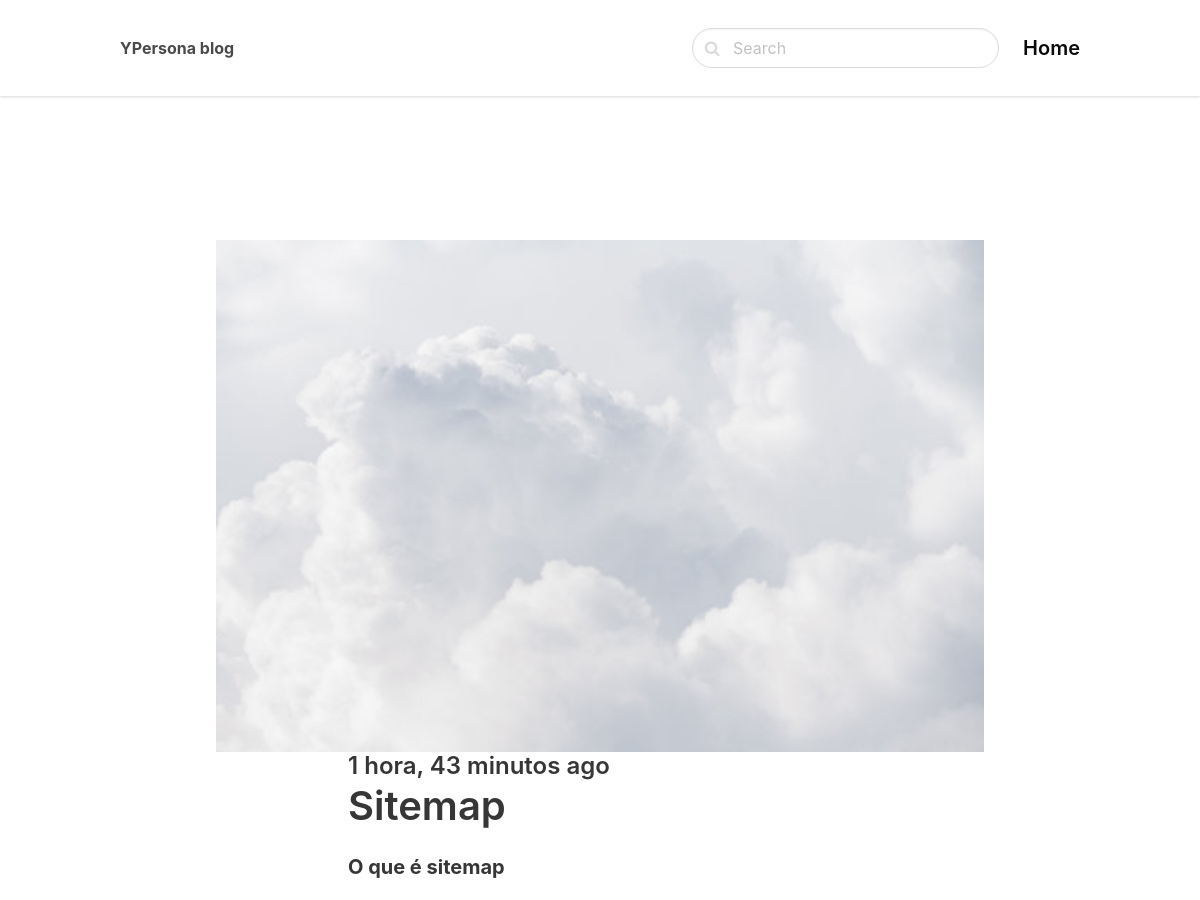
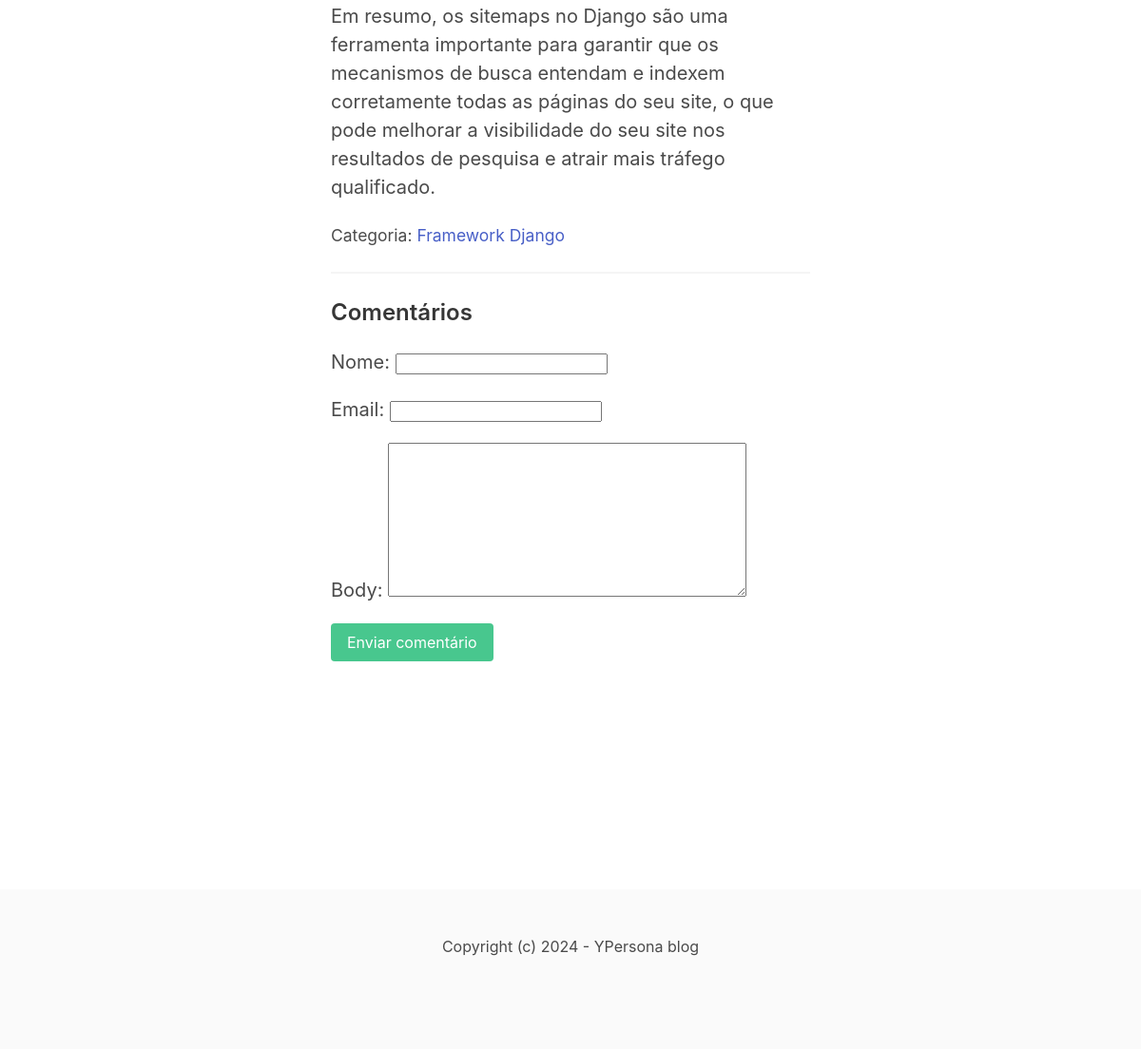
/framework-django-2024/sitemap, run on the app's committed database (2 pictures, top to bottom).
### blog/models.py (models this page shows, shortened)
class Post(models.Model):
    ACTIVE = 'active'
    DRAFT = 'draft'
    CHOICES_STATUS = (
        (ACTIVE, 'Active'),
        (DRAFT, 'Draft')
    )
    category = models.ForeignKey(Category, related_name='posts', on_delete=models.CASCADE)
    title = models.CharField(max_length=255)
    slug = models.SlugField()
    intro = models.TextField()
    body = models.TextField()
    created_at = models.DateTimeField(auto_now_add=True)
    status = models.CharField(max_length=10, choices=CHOICES_STATUS, default=ACTIVE)
    image = models.ImageField(upload_to='uploads/', blank=True, null=True) #blank=True it means that is not obrigated on the forms, and null equals True -> means that it can be null on database.
    class Meta:
        ordering = ('-created_at',) #the latest to be created will show first

class Category(models.Model):
    title = models.CharField(max_length=255)
    slug = models.SlugField()
    class Meta:
        ordering =('title',)
        verbose_name_plural = 'Categories'
    def __str__(self):
        return self.title

### blog/views.py (the view)
# urls.py: path('<slug:category_slug>/<slug:slug>', views.detail, name='post_detail'), # slug - identificador (first the category-SLUG will show on the url and then the post-SLUG)
def detail(request, category_slug, slug):
    post = get_object_or_404(Post, slug=slug, status=Post.ACTIVE) #show only the active status
    if request.method == "POST":
        form = CommentForm(request.POST)
        if form.is_valid():
            comment = form.save(commit=False)
            comment.post = post
            comment.save()
            return redirect('post_detail', slug=slug, category_slug=category_slug)
    else:
        form = CommentForm()
    return render(request, 'blog/detail.html', {
        'post': post,
        'form': form
    })

### blog/forms.py
class CommentForm(forms.ModelForm):
    class Meta:
        model = Comment
        fields = ('nome', 'email', 'body')

### blog/templates/blog/detail.html (shortened to what this page needs)
{% extends 'core/base.html' %}
{% block content %}
<section class="hero">
    <div class="hero-body">
        <div class="container">
            <section class="section">
                {% if post.image %}
                <figure class="image mb-6">
                    <img src="{{ post.image.url }}">
                {% endif %}
                <div class="columns">
                    <div class="column is-8 is-offset-2">
                        <div class="content is-medium">
                            <h2 class="subtitle is-4">{{ post.created_at|timesince }} ago</h2>
                            <h1 class="title">{{ post.title }}</h1>
                            <p><strong>{{ post.intro }}</strong></p>
                            <p>{{ post.body }}</p>
                            <p><small>Categoria: <a href="{% url 'category_detail' post.category.slug %}">{{ post.category }}</a></small></p>
                            <hr>
                            <h2 class="subtitle is-4">Comentários</h2>
                            <form method="post" class="mb-6">
                                {{ form.as_p }} {% comment %} This will generate the Form and gives the html we need {% endcomment %}
                                <div class="field">
                                    <div class="control">
                                        <button class="button is-success"> Enviar comentário</button>
                                    </div>
                                </div>
                            </form>
                        </div>
                    </div>
                </div>
            </section>
        </div>
    </div>
</section>
{% endblock %}

### core/templates/core/base.html (shortened to what this page needs)
<!DOCTYPE html>
<html>
    <head>
        <link rel="stylesheet" href="https://unpkg.com/bulma@0.9.2/css/bulma.min.css">
        <link href="https://stackpath.bootstrapcdn.com/font-awesome/4.7.0/css/font-awesome.min.css" rel="stylesheet">
    </head>
    <body>
        <nav class="navbar">
            <div class="container">
                <div class="navbar-brand">
                    <a class="navbar-item" href="/">
                        <strong>YPersona blog</strong>
                    </a>
                </div>
                <div id="navbarMenu" class="navbar-menu">
                    <div class="navbar-end">
                        <div class="navbar-item">
                            <form method="get" action="{% url 'search' %}">
                                <div class="control has-icons-left">
                                    <input class="input is-rounded" name="query" type="text" placeholder="Search">
                                    <span class="icon is-left">
                                    </span>
                                </div>
                            </form>
                        </div>
                        <a href="/" class="navbar-item is-active is-size-5 has-text-weight-semibold">
                            Home
                        </a>
                    </div>
                </div>
            </div>
        </nav>
        <section class="section">
            <div class="container">
                {% block content %}
                {% endblock %}
            </div>
        </section>
        <footer class="footer">
            <div class="content has-text-centered">
                <p>
                    Copyright (c) <span id="year"></span> - YPersona blog
                </p>
            </div>
        </footer>
    </body>
</html>

### core/templates/core/base.html (style rules this page uses)
nav.navbar { height: 6rem !important; box-shadow: 0 1px 3px 0 rgba(0, 0, 0, .1), 0 1px 2px 0 rgba(0, 0, 0, .06) !important; }

### data on the page
Post: image (picture), created_at "1 hora, 43 minutos", title "Sitemap", intro "O que é sitemap", body "Em resumo, os sitemaps no Django são uma ferramenta importante para garantir que os mecanismos de busca entendam e indexem corretamente todas as páginas do seu site, o que pode melhorar a visibilidade do seu site nos resultados de pesquisa e atrair mais tráfego qualificado.", category "Framework Django"
